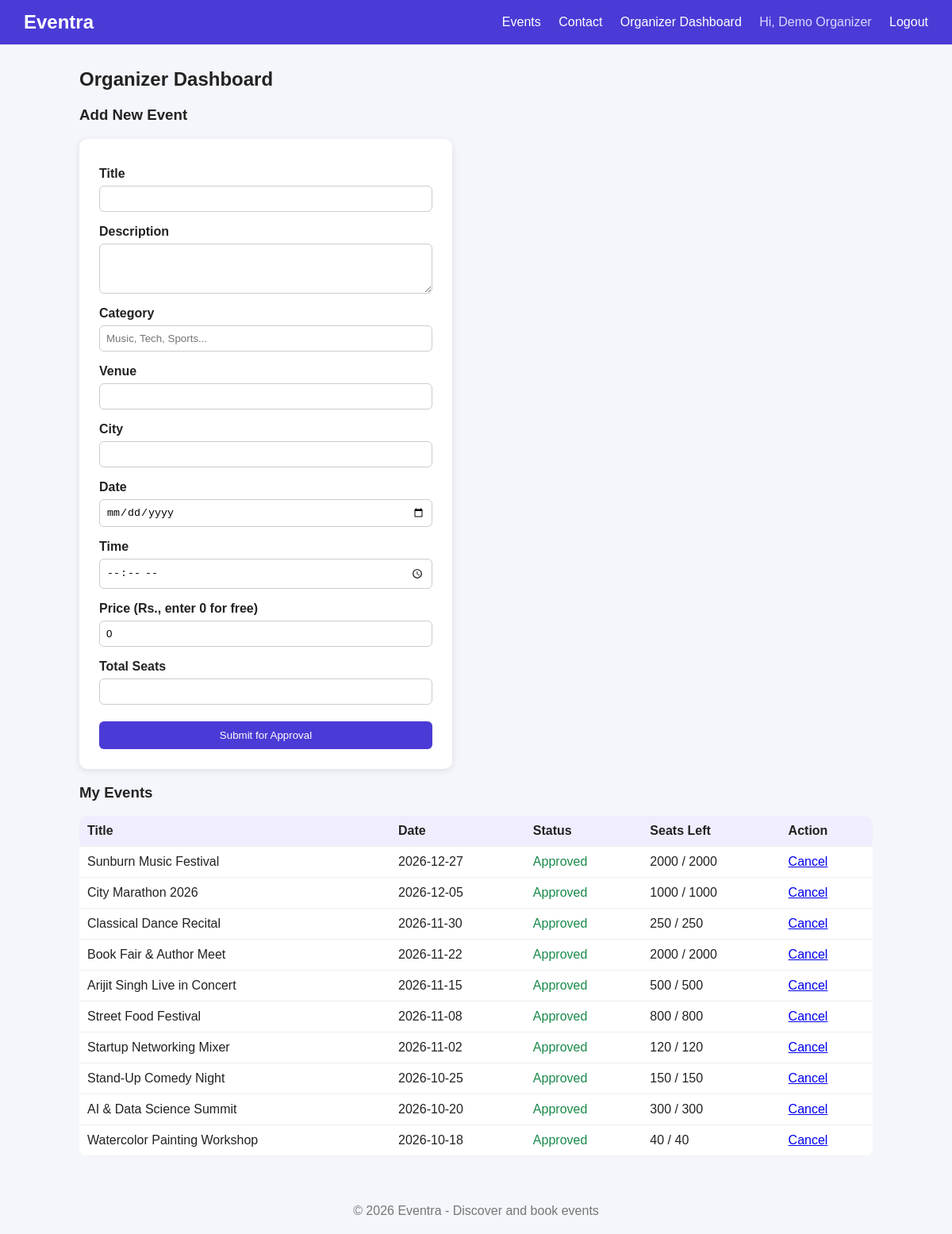
The page /api/organizer.php (signed in) on the database its author committed.
### tables this page shows
CREATE TABLE events (
    event_id INT AUTO_INCREMENT PRIMARY KEY,
    organizer_id INT NOT NULL,
    title VARCHAR(150) NOT NULL,
    description TEXT,
    category VARCHAR(50),
    venue VARCHAR(150) NOT NULL,
    city VARCHAR(50) NOT NULL,
    event_date DATE NOT NULL,
    event_time TIME NOT NULL,
    price DECIMAL(8,2) NOT NULL DEFAULT 0,
    total_seats INT NOT NULL,
    seats_left INT NOT NULL,
    status ENUM('pending','approved','rejected','cancelled') NOT NULL DEFAULT 'pending',
    created_at TIMESTAMP DEFAULT CURRENT_TIMESTAMP,
    FOREIGN KEY (organizer_id) REFERENCES users(user_id)
);

### api/organizer.php (the view, shortened to what this page needs)
<?php
include "db.php";
$organizerId = $_SESSION['user_id'];
$stmt = mysqli_prepare($conn, "SELECT * FROM events WHERE organizer_id = ? ORDER BY event_date DESC");
mysqli_stmt_bind_param($stmt, "i", $organizerId);
mysqli_stmt_execute($stmt);
$myEvents = mysqli_stmt_get_result($stmt);
include "header.php";
?>
<h2>Organizer Dashboard</h2>
<h3>Add New Event</h3>
<form method="POST" class="form-box">
    <label>Title</label>
    <input type="text" name="title" required>
    <label>Description</label>
    <textarea name="description" rows="3"></textarea>
    <label>Category</label>
    <input type="text" name="category" placeholder="Music, Tech, Sports..." required>
    <label>Venue</label>
    <input type="text" name="venue" required>
    <label>City</label>
    <input type="text" name="city" required>
    <label>Date</label>
    <input type="date" name="event_date" required>
    <label>Time</label>
    <input type="time" name="event_time" required>
    <label>Price (Rs., enter 0 for free)</label>
    <input type="number" step="0.01" name="price" value="0" required>
    <label>Total Seats</label>
    <input type="number" name="total_seats" min="1" required>
    <button type="submit">Submit for Approval</button>
</form>
<h3>My Events</h3>
<table class="manage-table">
    <tr><th>Title</th><th>Date</th><th>Status</th><th>Seats Left</th><th>Action</th></tr>
    <?php while ($row = mysqli_fetch_assoc($myEvents)) { ?>
        <tr>
            <td><?php echo htmlspecialchars($row['title']); ?></td>
            <td><?php echo $row['event_date']; ?></td>
            <td><span class="status-<?php echo $row['status']; ?>"><?php echo ucfirst($row['status']); ?></span></td>
            <td><?php echo $row['seats_left']; ?> / <?php echo $row['total_seats']; ?></td>
            <td>
                <?php if ($row['status'] !== 'cancelled') { ?>
                    <a href="organizer.php?cancel=<?php echo $row['event_id']; ?>" onclick="return confirm('Cancel this event?')">Cancel</a>
                <?php } ?>
            </td>
        </tr>
    <?php } ?>
</table>
<?php include "footer.php"; ?>

### api/header.php (shortened to what this page needs)
<?php
$role = $_SESSION['role'] ?? null;
$name = $_SESSION['name'] ?? null;
?>
<!DOCTYPE html>
<html>
<head>
    <link rel="stylesheet" href="../public/style.css">
</head>
<body>
<nav class="navbar">
    <a class="logo" href="index.php">Eventra</a>
    <div class="links">
        <a href="index.php">Events</a>
        <a href="contact.php">Contact</a>
        <?php if ($role === 'organizer') { ?>
            <a href="organizer.php">Organizer Dashboard</a>
        <?php } ?>
        <?php if ($role) { ?>
            <span class="welcome">Hi, <?php echo htmlspecialchars($name); ?></span>
            <a href="logout.php">Logout</a>
        <?php } ?>
    </div>
</nav>
<div class="container">

### api/footer.php
    </div>
    <footer class="footer">&copy; 2026 Eventra - Discover and book events</footer>
</body>
</html>

### public/style.css (style rules this page uses)
body { font-family: Arial, sans-serif; margin: 0; background: #f4f6fb; color: #222; }
.navbar { background: #4b3bd6; padding: 14px 30px; display: flex; justify-content: space-between; align-items: center; flex-wrap: wrap; }
.navbar .logo { color: white; font-size: 24px; font-weight: bold; text-decoration: none; }
.navbar .links a { color: white; margin-left: 18px; text-decoration: none; }
.navbar .welcome { color: #dcd8ff; margin-left: 18px; }
.container { max-width: 1000px; margin: 30px auto; padding: 0 20px; }
.form-box { background: white; padding: 25px; border-radius: 10px; max-width: 420px; display: flex; flex-direction: column; gap: 6px; box-shadow: 0 2px 8px rgba(0,0,0,0.1); }
.form-box label { font-weight: bold; margin-top: 10px; }
.form-box input, .form-box select, .form-box textarea { padding: 8px; border: 1px solid #ccc; border-radius: 6px; }
.form-box button { margin-top: 15px; padding: 10px; background: #4b3bd6; color: white; border: none; border-radius: 6px; cursor: pointer; }
.manage-table { width: 100%; border-collapse: collapse; background: white; border-radius: 10px; overflow: hidden; margin-bottom: 30px; }
.manage-table th, .manage-table td { padding: 10px; border-bottom: 1px solid #eee; text-align: left; }
.manage-table th { background: #f0eefe; }
.status-approved { color: #1a8a4a; }
.footer { text-align: center; padding: 20px; color: #777; margin-top: 40px; }

### rows shown on the page
events: title "Sunburn Music Festival", event_date "2026-12-27", status "Approved", seats_left "2000", total_seats "2000"
events: title "City Marathon 2026", event_date "2026-12-05", status "Approved", seats_left "1000", total_seats "1000"
events: title "Classical Dance Recital", event_date "2026-11-30", status "Approved", seats_left "250", total_seats "250"
events: title "Book Fair & Author Meet", event_date "2026-11-22", status "Approved", seats_left "2000", total_seats "2000"
events: title "Arijit Singh Live in Concert", event_date "2026-11-15", status "Approved", seats_left "500", total_seats "500"
events: title "Street Food Festival", event_date "2026-11-08", status "Approved", seats_left "800", total_seats "800"
events: title "Startup Networking Mixer", event_date "2026-11-02", status "Approved", seats_left "120", total_seats "120"
events: title "Stand-Up Comedy Night", event_date "2026-10-25", status "Approved", seats_left "150", total_seats "150"
events: title "AI & Data Science Summit", event_date "2026-10-20", status "Approved", seats_left "300", total_seats "300"
events: title "Watercolor Painting Workshop", event_date "2026-10-18", status "Approved", seats_left "40", total_seats "40"

### other values the page prints
$name "Demo Organizer"
